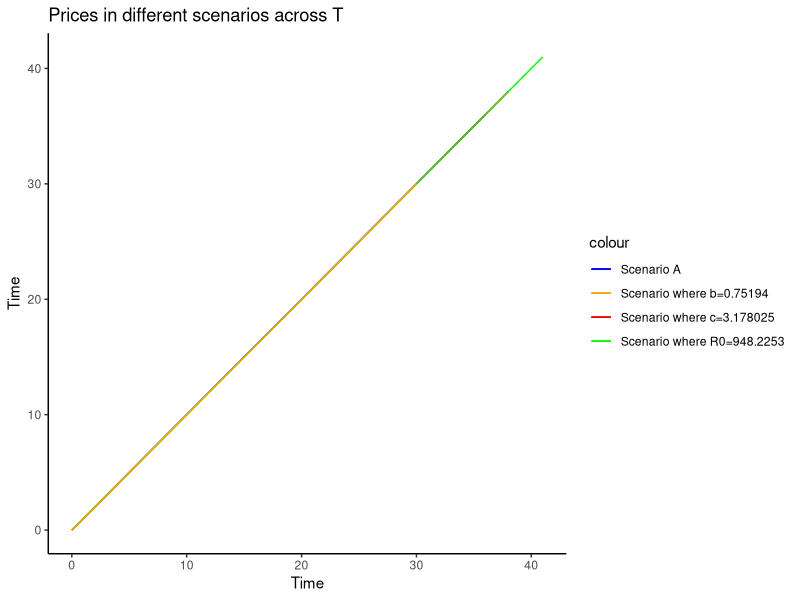
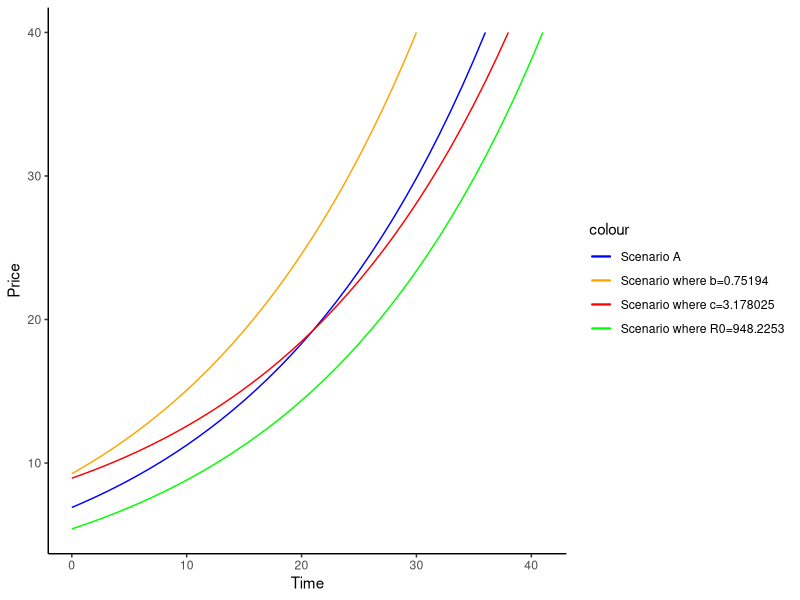
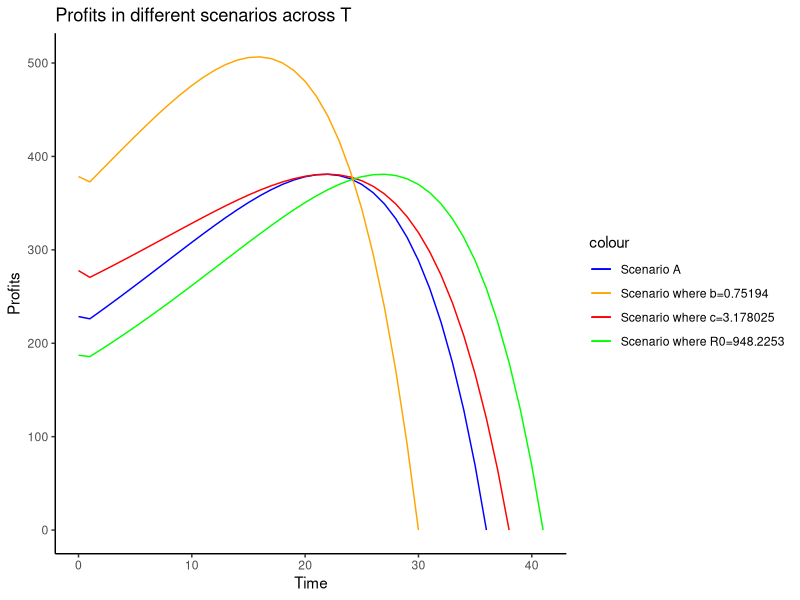

Write R code to recreate these figures, in order.
## ---- chunk 1
knitr::opts_chunk$set(echo = TRUE, message = FALSE, warning = FALSE)
## ---- chunk 2
library(tidyverse)
library(nloptr)
library(knitr)
## ---- chunk 3
exhaust_func <- function(a, b, c, delta, R0, T) {
  
  t=seq(0,T)
  
  price=vector(mode="numeric", length=length(t))
  quantity=vector(mode="numeric", length=length(t))
  reserves=vector(mode="numeric", length=length(t))
  profits=vector(mode="numeric", length=length(t))
  
  price[T+1]=a
  reserves[1]=R0
  
  for(i in (T+1):2) {
    quantity[i]=(a-price[i])/b
    price[i-1]=(price[i]+c*delta)/(1+delta)
  }
  
  quantity[1]=(a-price[1])/b
  #price[1]=a/(1+delta) #leave?
  #reserves[1]=R0
  profits[1]=price[1]*quantity[1]
  
  for(i in 2:(T+1)) {
    reserves[i]=reserves[i-1]-quantity[i-1]
    profits[i]=1/(1+delta)*price[i]*quantity[i]
  }
  
  return(data.frame("time"=t, "price"=price, "quantity"=quantity, "reserves"=reserves, "profits"=profits))
}

exhaust_a_df <- exhaust_func(a=40, b=1, R0=778.1259, delta=0.05, c=0, T=36)

kable(exhaust_a_df)

## ---- chunk 4
exhaust_b.1_df <- exhaust_func(a=40, b=1, R0=778.1259, delta=0.05, c=3.178025, T=38)

kable(exhaust_b.1_df)
## ---- chunk 5
exhaust_b.2_df <- exhaust_func(a=40, b=1, R0=948.2253, delta=0.05, c=0, T=41)

kable(exhaust_b.2_df)
## ---- chunk 6
exhaust_b.3_df <- exhaust_func(a=40, b=0.75194, R0=778.1259, delta=0.05, c=0, T=30)

kable(exhaust_b.3_df)
## ---- chunk 7
T_plot <- ggplot() + 
  geom_line(data=exhaust_a_df, aes(x=time, y=time, color="Scenario A"), show.legend = TRUE) +
  geom_line(data=exhaust_b.1_df, aes(x=time, y=time, color="Scenario where c=3.178025"), show.legend = TRUE) +
  geom_line(data=exhaust_b.2_df, aes(x=time, y=time, color="Scenario where R0=948.2253"), show.legend = TRUE) +
  geom_line(data=exhaust_b.3_df, aes(x=time, y=time, color="Scenario where b=0.75194"), show.legend = TRUE)+
  labs(title="Prices in different scenarios across T", x="Time", y="Time") +
  scale_color_manual(values=c("Scenario A"="blue", "Scenario where c=3.178025"="red", "Scenario where R0=948.2253"="green", "Scenario where b=0.75194"="orange")) +
  theme_classic()

T_plot
## ---- chunk 8
price_plot <- ggplot() + 
  geom_line(data=exhaust_a_df, aes(x=time, y=price, color="Scenario A"), show.legend = TRUE) +
  geom_line(data=exhaust_b.1_df, aes(x=time, y=price, color="Scenario where c=3.178025"), show.legend = TRUE) +
  geom_line(data=exhaust_b.2_df, aes(x=time, y=price, color="Scenario where R0=948.2253"), show.legend = TRUE) +
  geom_line(data=exhaust_b.3_df, aes(x=time, y=price, color="Scenario where b=0.75194"), show.legend = TRUE)+
  labs(reserves="Prices in different scenarios across T", x="Time", y="Price") +
  scale_color_manual(values=c("Scenario A"="blue", "Scenario where c=3.178025"="red", "Scenario where R0=948.2253"="green", "Scenario where b=0.75194"="orange")) +
  theme_classic()

price_plot
## ---- chunk 9
profits_plot <- ggplot() + 
  geom_line(data=exhaust_a_df, aes(x=time, y=profits, color="Scenario A"), show.legend = TRUE) +
  geom_line(data=exhaust_b.1_df, aes(x=time, y=profits, color="Scenario where c=3.178025"), show.legend = TRUE) +
  geom_line(data=exhaust_b.2_df, aes(x=time, y=profits, color="Scenario where R0=948.2253"), show.legend = TRUE) +
  geom_line(data=exhaust_b.3_df, aes(x=time, y=profits, color="Scenario where b=0.75194"), show.legend = TRUE)+
  labs(title="Profits in different scenarios across T", x="Time", y="Profits") +
  scale_color_manual(values=c("Scenario A"="blue", "Scenario where c=3.178025"="red", "Scenario where R0=948.2253"="green", "Scenario where b=0.75194"="orange")) +
  theme_classic()

profits_plot
